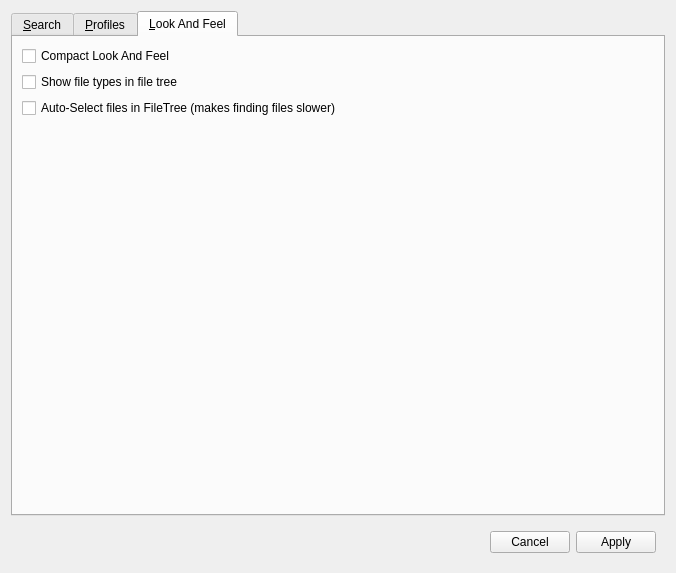
<?xml version="1.0" encoding="UTF-8"?>
<ui version="4.0">
 <class>ConfigWidget</class>
 <widget class="QWidget" name="ConfigWidget">
  <property name="geometry">
   <rect>
    <x>0</x>
    <y>0</y>
    <width>676</width>
    <height>573</height>
   </rect>
  </property>
  <property name="windowTitle">
   <string>Settings</string>
  </property>
  <layout class="QVBoxLayout" name="verticalLayout_3">
   <item>
    <widget class="QTabWidget" name="tabWidget">
     <property name="tabPosition">
      <enum>QTabWidget::North</enum>
     </property>
     <property name="tabShape">
      <enum>QTabWidget::Rounded</enum>
     </property>
     <property name="currentIndex">
      <number>2</number>
     </property>
     <widget class="QWidget" name="tab_2">
      <attribute name="title">
       <string>&amp;Search</string>
      </attribute>
      <layout class="QFormLayout" name="formLayout_2">
       <property name="horizontalSpacing">
        <number>15</number>
       </property>
       <item row="0" column="0">
        <widget class="QLabel" name="label_2">
         <property name="text">
          <string>&amp;Regular Expression Format</string>
         </property>
         <property name="buddy">
          <cstring>regexFormatBox</cstring>
         </property>
        </widget>
       </item>
       <item row="0" column="1">
        <widget class="QComboBox" name="regexFormatBox">
         <item>
          <property name="text">
           <string>Simple (Wildcards)</string>
          </property>
         </item>
         <item>
          <property name="text">
           <string>Full (Perl-like)</string>
          </property>
         </item>
        </widget>
       </item>
      </layout>
     </widget>
     <widget class="QWidget" name="tab">
      <attribute name="title">
       <string>&amp;Profiles</string>
      </attribute>
      <layout class="QVBoxLayout" name="verticalLayout">
       <item>
        <widget class="QWidget" name="widget" native="true">
         <layout class="QFormLayout" name="formLayout">
          <property name="fieldGrowthPolicy">
           <enum>QFormLayout::ExpandingFieldsGrow</enum>
          </property>
          <property name="horizontalSpacing">
           <number>15</number>
          </property>
          <item row="0" column="0">
           <widget class="QLabel" name="label">
            <property name="text">
             <string>Selected Profile</string>
            </property>
            <property name="buddy">
             <cstring>profileBox</cstring>
            </property>
           </widget>
          </item>
          <item row="0" column="1">
           <widget class="QComboBox" name="profileBox"/>
          </item>
         </layout>
        </widget>
       </item>
       <item>
        <widget class="QWidget" name="widget_3" native="true">
         <layout class="QHBoxLayout" name="horizontalLayout_2">
          <item>
           <widget class="QPushButton" name="newProfileButton">
            <property name="text">
             <string>New Profile</string>
            </property>
           </widget>
          </item>
          <item>
           <widget class="QPushButton" name="removeProfileButton">
            <property name="enabled">
             <bool>false</bool>
            </property>
            <property name="text">
             <string>Remove Profile</string>
            </property>
           </widget>
          </item>
          <item>
           <spacer name="horizontalSpacer_2">
            <property name="orientation">
             <enum>Qt::Horizontal</enum>
            </property>
            <property name="sizeHint" stdset="0">
             <size>
              <width>40</width>
              <height>20</height>
             </size>
            </property>
           </spacer>
          </item>
         </layout>
        </widget>
       </item>
       <item>
        <widget class="QGroupBox" name="groupBox">
         <property name="sizePolicy">
          <sizepolicy hsizetype="Preferred" vsizetype="Preferred">
           <horstretch>0</horstretch>
           <verstretch>1</verstretch>
          </sizepolicy>
         </property>
         <property name="title">
          <string>Profile Settings</string>
         </property>
         <property name="flat">
          <bool>false</bool>
         </property>
         <property name="checkable">
          <bool>false</bool>
         </property>
         <layout class="QVBoxLayout" name="verticalLayout_2">
          <item>
           <widget class="QStackedWidget" name="profileStackedWidget"/>
          </item>
         </layout>
        </widget>
       </item>
      </layout>
     </widget>
     <widget class="QWidget" name="tab_3">
      <attribute name="title">
       <string>&amp;Look And Feel</string>
      </attribute>
      <layout class="QVBoxLayout" name="verticalLayout_4">
       <item>
        <widget class="QCheckBox" name="compactBox">
         <property name="text">
          <string>Compact Look And Feel</string>
         </property>
        </widget>
       </item>
       <item>
        <widget class="QCheckBox" name="fileTypesInTreeBox">
         <property name="text">
          <string>Show file types in file tree</string>
         </property>
        </widget>
       </item>
       <item>
        <widget class="QCheckBox" name="fileTreeAutoSelectBox">
         <property name="text">
          <string>Auto-Select files in FileTree (makes finding files slower)</string>
         </property>
        </widget>
       </item>
       <item>
        <spacer name="verticalSpacer">
         <property name="orientation">
          <enum>Qt::Vertical</enum>
         </property>
         <property name="sizeHint" stdset="0">
          <size>
           <width>20</width>
           <height>40</height>
          </size>
         </property>
        </spacer>
       </item>
      </layout>
     </widget>
    </widget>
   </item>
   <item>
    <widget class="QWidget" name="widget_2" native="true">
     <property name="sizePolicy">
      <sizepolicy hsizetype="Preferred" vsizetype="Preferred">
       <horstretch>0</horstretch>
       <verstretch>0</verstretch>
      </sizepolicy>
     </property>
     <layout class="QHBoxLayout" name="horizontalLayout">
      <item>
       <spacer name="horizontalSpacer">
        <property name="orientation">
         <enum>Qt::Horizontal</enum>
        </property>
        <property name="sizeHint" stdset="0">
         <size>
          <width>40</width>
          <height>20</height>
         </size>
        </property>
       </spacer>
      </item>
      <item>
       <widget class="QDialogButtonBox" name="buttonBox">
        <property name="standardButtons">
         <set>QDialogButtonBox::Apply|QDialogButtonBox::Cancel</set>
        </property>
       </widget>
      </item>
     </layout>
    </widget>
   </item>
  </layout>
 </widget>
 <resources/>
 <connections/>
</ui>
